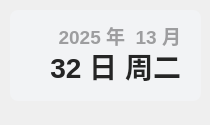
<?xml version="1.0" encoding="UTF-8"?>
<ui version="4.0">
 <class>Form</class>
 <widget class="QWidget" name="Form">
  <property name="geometry">
   <rect>
    <x>0</x>
    <y>0</y>
    <width>210</width>
    <height>125</height>
   </rect>
  </property>
  <property name="minimumSize">
   <size>
    <width>0</width>
    <height>0</height>
   </size>
  </property>
  <property name="maximumSize">
   <size>
    <width>16777215</width>
    <height>65536</height>
   </size>
  </property>
  <property name="windowTitle">
   <string>时间</string>
  </property>
  <widget class="QLabel" name="date_text">
   <property name="geometry">
    <rect>
     <x>20</x>
     <y>20</y>
     <width>161</width>
     <height>31</height>
    </rect>
   </property>
   <property name="font">
    <font>
     <family>Microsoft YaHei UI</family>
     <pointsize>14</pointsize>
     <weight>75</weight>
     <bold>true</bold>
    </font>
   </property>
   <property name="styleSheet">
    <string notr="true">color: rgba(0, 0, 0, 90);
font-weight: bold;</string>
   </property>
   <property name="text">
    <string>2025 年  13 月</string>
   </property>
   <property name="textFormat">
    <enum>Qt::PlainText</enum>
   </property>
   <property name="alignment">
    <set>Qt::AlignRight|Qt::AlignTrailing|Qt::AlignVCenter</set>
   </property>
  </widget>
  <widget class="QLabel" name="day_text">
   <property name="geometry">
    <rect>
     <x>30</x>
     <y>40</y>
     <width>151</width>
     <height>51</height>
    </rect>
   </property>
   <property name="font">
    <font>
     <family>Microsoft YaHei UI</family>
     <pointsize>21</pointsize>
     <weight>75</weight>
     <bold>true</bold>
    </font>
   </property>
   <property name="styleSheet">
    <string notr="true">border: none;
color: rgba(37, 37, 37, 255);
font-weight: bold</string>
   </property>
   <property name="text">
    <string>32 日 周二</string>
   </property>
   <property name="textFormat">
    <enum>Qt::PlainText</enum>
   </property>
   <property name="alignment">
    <set>Qt::AlignRight|Qt::AlignTrailing|Qt::AlignVCenter</set>
   </property>
  </widget>
  <widget class="QLabel" name="backgnd">
   <property name="geometry">
    <rect>
     <x>10</x>
     <y>10</y>
     <width>191</width>
     <height>91</height>
    </rect>
   </property>
   <property name="styleSheet">
    <string notr="true">background-color: rgba(242, 243, 245, 255);
border-radius: 8px</string>
   </property>
   <property name="text">
    <string/>
   </property>
  </widget>
  <zorder>backgnd</zorder>
  <zorder>date_text</zorder>
  <zorder>day_text</zorder>
 </widget>
 <resources/>
 <connections/>
</ui>
